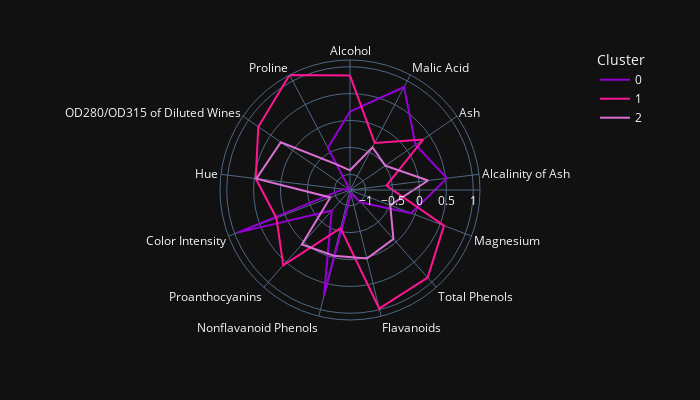

The notebook cell saved with this chart:
### Markdown cell above
#### Visualise and describe the characteristics of each cluster

### Code cell
kmeans.fit(feat_array) # fit the model 
clusters = standardized_data.copy()
clusters['Cluster'] = kmeans.labels_ # assigns cluster labels to features
polar = clusters.groupby("Cluster").mean().reset_index() # finds the mean of each feature variable by cluster
polar = pd.melt(polar, id_vars=["Cluster"])
fig = px.line_polar(polar, r="value", theta="variable", color="Cluster", line_close=True, height=400, width=700, color_discrete_sequence=['darkviolet','deeppink','orchid'], template="plotly_dark")
fig.update_layout(legend=dict(
    yanchor="top",
    y=1.05,
    xanchor="right",
    x=1.05
))
fig.show()

### Figure 1 — Plotly figure (JSON) as saved in the notebook; plotly's stock layout.template omitted (floating-point values rounded to 4 significant figures)
{"data": [{"hovertemplate": "Cluster=0<br>value=%{r}<br>variable=%{theta}<extra></extra>", "legendgroup": "0", "line": {"color": "darkviolet", "dash": "solid"}, "marker": {"symbol": "circle"}, "mode": "lines", "name": "0", "r": [0.1649, 0.8715, 0.1869, 0.5244, -0.07547, -0.9793, -1.215, 0.7261, -0.7797, 0.9415, -1.165, -1.292, -0.4071, 0.1649], "showlegend": true, "subplot": "polar", "theta": ["Alcohol", "Malic Acid", "Ash", "Alcalinity of Ash", "Magnesium", "Total Phenols", "Flavanoids", "Nonflavanoid Phenols", "Proanthocyanins", "Color Intensity", "Hue", "OD280/OD315 of Diluted Wines", "Proline", "Alcohol"], "type": "scatterpolar"}, {"hovertemplate": "Cluster=1<br>value=%{r}<br>variable=%{theta}<extra></extra>", "legendgroup": "1", "line": {"color": "deeppink", "dash": "solid"}, "marker": {"symbol": "circle"}, "mode": "lines", "name": "1", "r": [0.8352, -0.3038, 0.3647, -0.6102, 0.5776, 0.8852, 0.9778, -0.5621, 0.5803, 0.1711, 0.474, 0.7792, 1.125, 0.8352], "showlegend": true, "subplot": "polar", "theta": ["Alcohol", "Malic Acid", "Ash", "Alcalinity of Ash", "Magnesium", "Total Phenols", "Flavanoids", "Nonflavanoid Phenols", "Proanthocyanins", "Color Intensity", "Hue", "OD280/OD315 of Diluted Wines", "Proline", "Alcohol"], "type": "scatterpolar"}, {"hovertemplate": "Cluster=2<br>value=%{r}<br>variable=%{theta}<extra></extra>", "legendgroup": "2", "line": {"color": "orchid", "dash": "solid"}, "marker": {"symbol": "circle"}, "mode": "lines", "name": "2", "r": [-0.9261, -0.394, -0.4945, 0.1706, -0.4917, -0.07598, 0.02081, -0.03353, 0.05827, -0.9019, 0.4618, 0.2708, -0.7538, -0.9261], "showlegend": true, "subplot": "polar", "theta": ["Alcohol", "Malic Acid", "Ash", "Alcalinity of Ash", "Magnesium", "Total Phenols", "Flavanoids", "Nonflavanoid Phenols", "Proanthocyanins", "Color Intensity", "Hue", "OD280/OD315 of Diluted Wines", "Proline", "Alcohol"], "type": "scatterpolar"}], "layout": {"height": 400, "legend": {"title": {"text": "Cluster"}, "tracegroupgap": 0, "x": 1.05, "xanchor": "right", "y": 1.05, "yanchor": "top"}, "margin": {"t": 60}, "polar": {"angularaxis": {"direction": "clockwise", "rotation": 90}, "domain": {"x": [0, 1], "y": [0, 1]}}, "width": 700}}
